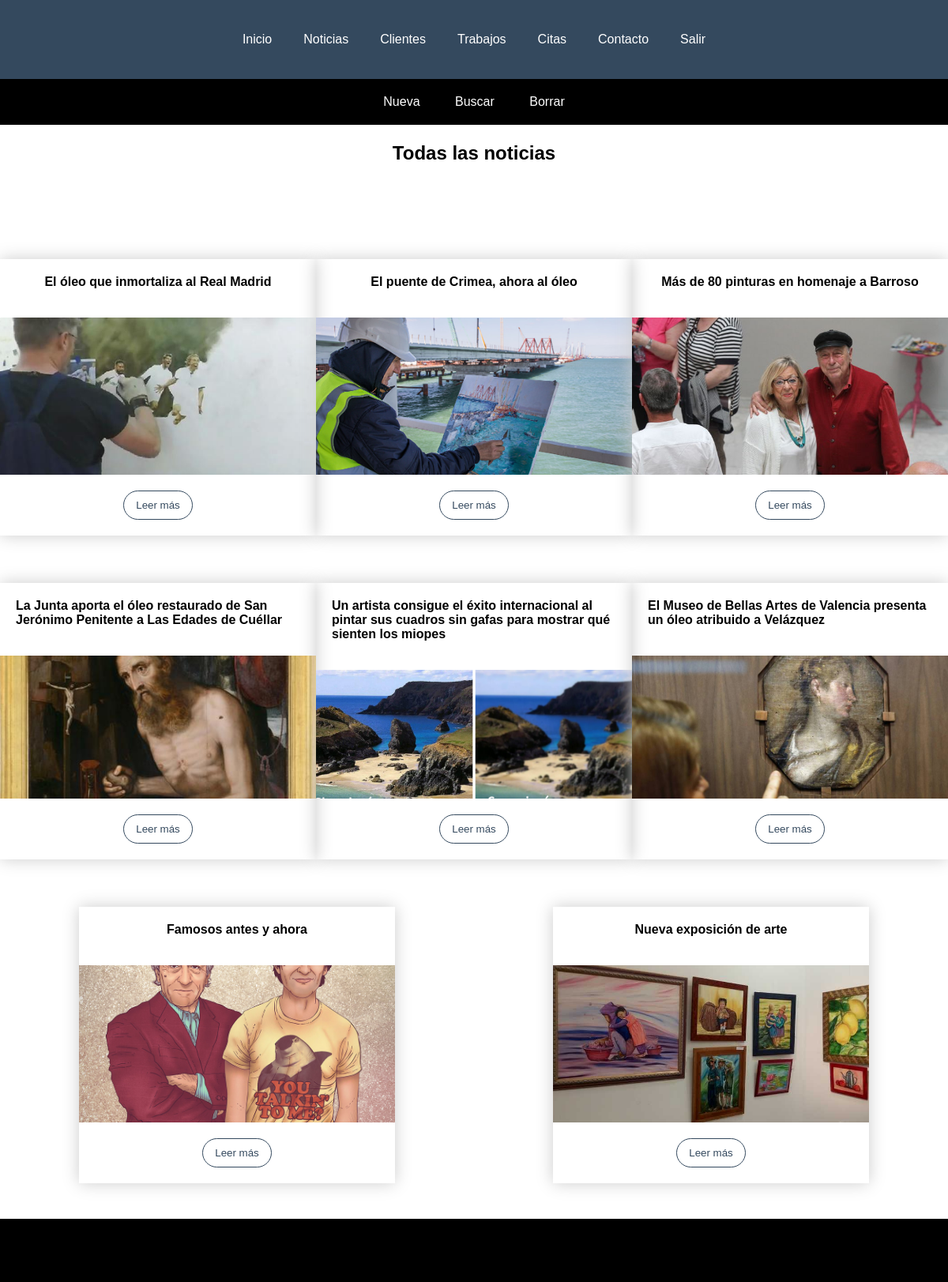
Page /php/noticias.php (signed in) on the committed database.
### tables this page shows
CREATE TABLE `noticias` (
  `id` int(11) NOT NULL,
  `titular` varchar(300) NOT NULL,
  `imagen` varchar(150) NOT NULL,
  `contenido` text NOT NULL,
  `fecha` date NOT NULL
);

### php/funciones.php (the view, shortened to what this page needs)
<?php
  function conecta_bd(){
    $c = mysqli_connect( 'localhost', 'root', '', 'agenda' );
    		mysqli_set_charset($c, 'utf8');
    		return $c;
  }
  function menuLogeado($opcion){
    echo "<div id='barraMenu'>";
    if($opcion==1){
      echo "<a href='../indexLog.php'> Inicio </a>";
      echo "<a href='./noticias.php'> Noticias </a>";
      echo "<a href='./clientes.php'> Clientes </a>";
      echo "<a href='./trabajos.php'> Trabajos </a>";
      echo "<a href='./citas.php'> Citas </a>";
      echo "<a href='./contactoLog.php'> Contacto </a>";
      echo "<a href='./destroy.php'> Salir </a>";
    }
    echo "</div>";
  }
  function todasNoticias(){
    $conexion = conecta_bd();
    $consulta = "select * from noticias order by fecha desc";
    $resultado = mysqli_query($conexion, $consulta);
    $numeroFilas = mysqli_num_rows($resultado);
    echo "<section id='todasNoticias'>";
    echo "<h1>Todas las noticias</h1>";
    echo "<div id='contenedorTodasNoticias'>";
    for ($i=0; $i < $numeroFilas; $i++) {
      $fila = mysqli_fetch_array($resultado, MYSQLI_ASSOC);
      echo "<div id='cajaNoticia'>";
        echo "<h2>$fila[titular]</h2><br>";
        echo "<div id='imgNoticias'>";
          echo "<img src='../img/noticias/$fila[imagen]'><br>";
        echo "</div>";
        echo "<form action='./noticia_completa.php' method='post'>";
  			  echo "<input type='submit' name='enviar' value='Leer más'>";
			  echo "</form>";
      echo "</div>";
    }
    echo "</div>";
    echo "</section>";
  }
  function footer(){
    echo "<div id='footer'>";
      echo "<div>";
      echo "</div>";
    echo "</div>";
  }
 ?>

### php/noticias.php (shortened to what this page needs)
<!DOCTYPE html>
<html lang="es">
<head>
  <link rel="stylesheet" href="../css/style.css">
</head>
<body>
  <div id="submenuNoticias">
    <ul>
      <li><a href="./noticiasNueva.php">Nueva</a></li>
      <li><a href="./noticiasBuscar.php">Buscar</a></li>
      <li><a href="./noticiasBorrar.php">Borrar</a></li>
    </ul>
  </div>
  <?php
    include "./funciones.php";
    menuLogeado(1);
    todasNoticias();
    footer();
   ?>
</body>
</html>

### css/style.css (style rules this page uses)
* { text-decoration: none; list-style: none; margin: 0; padding: 0; box-sizing: border-box; font-family: sans-serif; }
html { position: relative; min-height: 100%; }
body { margin: 0 0 65px; }
div#barraMenu { z-index: 999; top: 0; width: 100%; height: 100px; background: #34495e; position: fixed; display: flex; justify-content: center; align-items: center; text-align: center; }
div#barraMenu a { color: white; margin: 0 20px; display: block; float: left; }
section#todasNoticias, section#todosClientes, section#trabajos, section#nuevaNoticia, section#borrarNoticias, section#buscarNoticias, section#buscarTrabajos, section#nuevoTrabajo, section#borrarTrabajos, section#nuevoCliente, section#buscarClientes { width: 100%; min-height: 90vh; display: flex; justify-content: center; align-items: center; text-align: center; flex-direction: column; }
h1 { text-align: center; margin-top: 15%; }
form { text-align: center; }
div#submenuNoticias, div#submenuClientes, div#submenuTrabajos { top: 0; display:flex; justify-content: center; align-items: center; position: fixed; width: 100%; background: black; }
div#submenuNoticias ul, div#submenuClientes ul, div#submenuTrabajos ul { margin-top: 100px; padding: 20px; }
div#submenuNoticias ul li, div#submenuClientes ul li, div#submenuTrabajos ul li { display: inline-block; }
div#submenuNoticias ul li a, div#submenuClientes ul li a, div#submenuTrabajos ul li a { color: white; margin: 0 20px; text-decoration: none; }
div#contenedorTodasNoticias, div#contenedorTodosClientes, div#contenedorTrabajos, div#contenedorNuevaNoticia, div#contenedorBorrarNoticias, div#contenedorBuscarNoticias, div#contenedorBuscarTrabajos, div#contenedorNuevoTrabajo, div#contenedorBorrarTrabajos, div#contenedorNuevoCliente, div#contenedorBuscarClientes { width: 100%; display: flex; justify-content: space-around; flex-wrap: wrap; align-items: center; text-align: center; margin: 5% 0; }
div#contenedorTodasNoticias div, div#contenedorBorrarNoticias div, div#contenedorBuscarNoticias div, div#contenedorTrabajos div, div#contenedorBuscarTrabajos div, div#contenedorBorrarTrabajos div, div#contenedorBuscarClientes div { margin-top: 5%; width: 400px; height: 350px; }
section#todasNoticias h2, section#borrarNoticias h2, section#buscarNoticias h2, div#contenedorTrabajos h2, section#buscarTrabajos h2, section#borrarTrabajo h2, section#buscarClientes h2 { font-size: 1rem; text-align: left; }
section#todasNoticias input, section#buscarNoticias input, section#buscarTrabajos input, section#buscarClientes input { background-color: transparent; color: #34495e; border: 1px solid #34495e; padding: 10px 15px; border-radius: 50px; outline: none; }
div#cajaNoticia, div#cajaTrabajo { box-shadow: 0 0 20px #ccc; display: flex; text-align: left; align-items: center; flex-direction: column; padding: 20px; }
div#imgNoticias, div#imgTrabajo { width: 100%; height: 50%; overflow: hidden; display: flex; justify-content: center; align-items: center; padding: 20px; margin: 20px;; }
section#todasNoticias img, section#trabajos img { width: 120%; }
div#footer { margin-top: 5%; position: absolute; bottom: 0; display: flex; justify-content: center; align-items: center; width: 100%; height: 80px; background-color: black; }

### rows in the picture
noticias: titular "El óleo que inmortaliza al Real Madrid", imagen (picture)
noticias: titular "El puente de Crimea, ahora al óleo", imagen (picture)
noticias: titular "Más de 80 pinturas en homenaje a Barroso", imagen (picture)
noticias: titular "La Junta aporta el óleo restaurado de San Jerónimo Penitente a Las Edades de Cuéllar", imagen (picture)
noticias: titular "Un artista consigue el éxito internacional al pintar sus cuadros sin gafas para mostrar qué sienten los miopes", imagen (picture)
noticias: titular "El Museo de Bellas Artes de Valencia presenta un óleo atribuido a Velázquez", imagen (picture)
noticias: titular "Famosos antes y ahora", imagen (picture)
noticias: titular "Nueva exposición de arte", imagen (picture)
